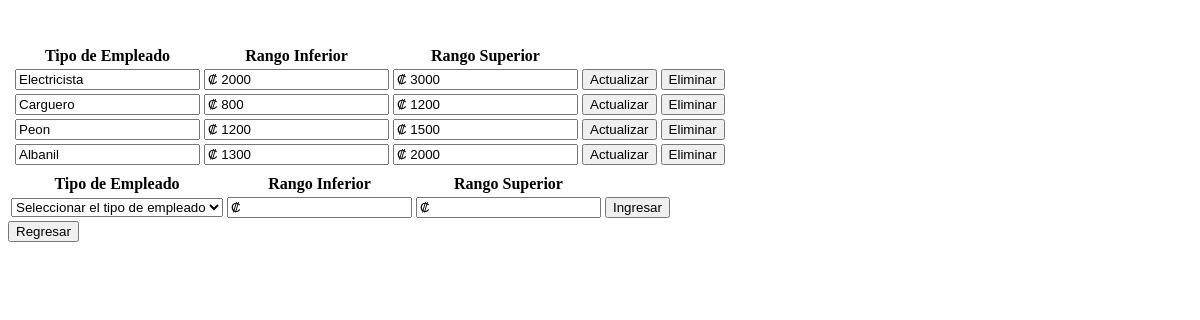
Page /view/EmpleadoTipoEmpleadoPagoRangoView.php on the earlier database version.
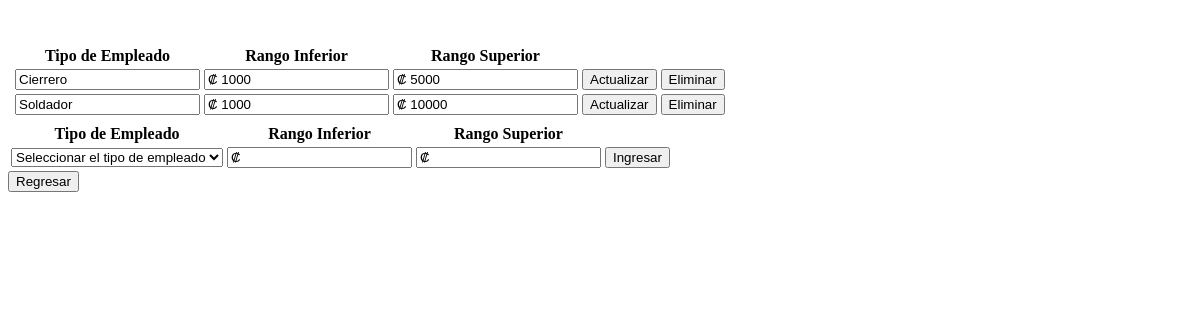
Same page on the later database version.
### tables this page shows
CREATE TABLE `tbempleadocostohorarango` (
  `tbempleadocostohorarangoid` int(11) NOT NULL,
  `tbempleadotipoid` int(11) NOT NULL,
  `tbempleadocostohorarangoinferior` decimal(10,0) NOT NULL,
  `tbempleadocostohorarangosuperior` decimal(10,0) NOT NULL
);

CREATE TABLE `tbempleadotipo` (
  `tbempleadotipoid` int(11) NOT NULL,
  `tbempleadotiponombre` text NOT NULL,
  `tbempleadotipodescripcion` text NOT NULL,
  `tbempleadotipoactivo` tinyint(4) NOT NULL,
  `tbempleadotiposalariobase` int(11) NOT NULL
);

### data/EmpleadoTipoEmpleadoPagoRangoData.php (called while the page is built, shortened)
<?php
include '../domain/EmpleadoTipoEmpleadoPagoRango.php';
class EmpleadoTipoEmpleadoPagoRangoData extends Data {
    public function getAllEmpleadoTipoEmpleadoPagoRango() {
        $conn = mysqli_connect($this->server, $this->user, $this->password, $this->db);
        $conn->set_charset('utf8');
        $querySelect = "SELECT * FROM tbempleadocostohorarango;";
        $result = mysqli_query($conn, $querySelect);
        $EmpleadoTipoEmpleadosPagoRango = [];
        while ($row = mysqli_fetch_array($result)) {
            $currentEmpleadoTipoEmpleadoPagoRango = new EmpleadoTipoEmpleadoPagoRango($row['tbempleadocostohorarangoid'], $row['tbempleadotipoid'], $row['tbempleadocostohorarangoinferior'], $row['tbempleadocostohorarangosuperior']);
            array_push($EmpleadoTipoEmpleadosPagoRango, $currentEmpleadoTipoEmpleadoPagoRango);
        }
        return $EmpleadoTipoEmpleadosPagoRango;
    }
}

### business/EmpleadoTipoEmpleadoPagoRangoBusiness.php (called while the page is built, shortened)
<?php
include '../data/EmpleadoTipoEmpleadoPagoRangoData.php';
class EmpleadoTipoEmpleadoPagoRangoBusiness {
    private $EmpleadoTipoEmpleadoPagoRangoData;
    public function EmpleadoTipoEmpleadoPagoRangoBusiness() {
        $this->EmpleadoTipoEmpleadoPagoRangoData = new EmpleadoTipoEmpleadoPagoRangoData();
    }
    public function getAllEmpleadoTipoEmpleadoPagoRango() {
        return $this->EmpleadoTipoEmpleadoPagoRangoData->getAllEmpleadoTipoEmpleadoPagoRango();
    }
}

### data/EmpleadoTipoData.php (called while the page is built, shortened)
<?php
class EmpleadoTipoData extends Data {
    public function getEmpleadoTipo($empleadoTipoId) {
        $conn = mysqli_connect($this->server, $this->user, $this->password, $this->db);
        $conn->set_charset('utf8');
        $querySelect = "SELECT * FROM tbempleadotipo WHERE tbempleadotipoid = ". $empleadoTipoId .";";
        $result = mysqli_query($conn, $querySelect);
        $tipoEmpleado = "";
        while ($row = mysqli_fetch_array($result)) {
            $tipoEmpleado = $row['tbempleadotiponombre'];
        }
        return $tipoEmpleado;
    }
}

### business/EmpleadoTipoBusiness.php (called while the page is built, shortened)
<?php
include '../data/EmpleadoTipoData.php';
class EmpleadoTipoBusiness {
    private $EmpleadoTipoData;
    public function EmpleadoTipoBusiness() {
        $this->EmpleadoTipoData = new EmpleadoTipoData();
    }
    public function getEmpleadoTipo($empleadoTipoId) {
        return $this->EmpleadoTipoData->getEmpleadoTipo($empleadoTipoId);
    }
}

### domain/EmpleadoTipoEmpleadoPagoRango.php (called while the page is built, shortened)
<?php
class EmpleadoTipoEmpleadoPagoRango {
    private $empleadoTipoId;
    private $empleadoTipoEmpleadoPagoRangoInferior;
    private $empleadoTipoEmpleadoPagoRangoSuperior;
    function EmpleadoTipoEmpleadoPagoRango($empleadoTipoEmpleadoPagoRangoId, $empleadoTipoId, $empleadoTipoEmpleadoPagoRangoInferior,$empleadoTipoEmpleadoPagoRangoSuperior) {
        $this->empleadoTipoId = $empleadoTipoId;
        $this->empleadoTipoEmpleadoPagoRangoInferior = $empleadoTipoEmpleadoPagoRangoInferior;
        $this->empleadoTipoEmpleadoPagoRangoSuperior = $empleadoTipoEmpleadoPagoRangoSuperior;
    }
    function getEmpleadoTipoId() {
        return $this->empleadoTipoId;
    }
    public function getEmpleadoTipoEmpleadoPagoRangoInferior() {
        return $this->empleadoTipoEmpleadoPagoRangoInferior;
    }
    function getEmpleadoTipoEmpleadoPagoRangoSuperior() {
        return $this->empleadoTipoEmpleadoPagoRangoSuperior;
    }
}

### view/EmpleadoTipoEmpleadoPagoRangoView.php (the view, shortened to what the changed rows need)
<!DOCTYPE html>
<html lang="en">
<head>
    <?php
    include '../business/EmpleadoTipoEmpleadoPagoRangoBusiness.php';
    include '../business/EmpleadoTipoBusiness.php';
    ?>
</head>
<body>
    <section id="form">
        <table>
            <tr>
                <th></th>
                <th>Tipo de Empleado</th>
                <th>Rango Inferior</th>
                <th>Rango Superior</th>
            </tr>
            <tbody id=buscar>
                <?php
                $EmpleadoTipoEmpleadoPagoRangoBusiness = new EmpleadoTipoEmpleadoPagoRangoBusiness();
                $EmpleadoTipoBusiness = new EmpleadoTipoBusiness();
                $allPagoRangoEmpleado = $EmpleadoTipoEmpleadoPagoRangoBusiness->getAllEmpleadoTipoEmpleadoPagoRango();
                foreach ($allPagoRangoEmpleado as $current) {
                    echo '<form method="post" enctype="multipart/form-data" action="../business/EmpleadoTipoEmpleadoPagoRangoAction.php">';
                    echo '<td><input type="text" hidden name="empleadotiporangoid" id="empleadotiporangoid" value="' . $current->getEmpleadoTipoEmpleadoPagoRangoId() . '"/></td>';
                    echo '<td><input type="text" readonly name="empleadotipoid" id="empleadotipoid" value="' . $EmpleadoTipoBusiness->getEmpleadoTipo($current->getEmpleadoTipoId()) . '"/></td>';
                    echo '<td><input type="text" data-mask  ="₡ #.##0,00" name="rangoinferior" id="rangoinferior" value="₡ ' . $current->getEmpleadoTipoEmpleadoPagoRangoInferior() . '"/></td>';
                    echo '<td><input type="text" data-mask  ="₡ #.##0,00" name="rangosuperior" id="rangosuperior" value="₡ ' . $current->getEmpleadoTipoEmpleadoPagoRangoSuperior() . '"/></td>';
                    echo '<td><input type="submit" value="Actualizar" name="actualiza" id="actualiza"/></td>';
                    echo '<td><button onclick="eliminarPagoRangoTipoEmpleado(' . $current->getEmpleadoTipoId() . ')">Eliminar</button></td>';
                    echo '</form>';
                }
                ?>
            </tbody>
            <table>
                <tr>
                    <th></th>
                </tr>
                <th>Tipo de Empleado</th>
                <th>Rango Inferior</th>
                <th>Rango Superior</th>
            </table>
        </table>
    </section>
</body>
</html>

Differences in the rows shown:
removed tbempleadocostohorarango: empleadotipoid "Peon", rangoinferior "₡ 1200", rangosuperior "₡ 1500"
removed tbempleadocostohorarango: empleadotipoid "Albanil", rangoinferior "₡ 1300", rangosuperior "₡ 2000"
changed tbempleadocostohorarango: empleadotipoid "Electricista" → "Cierrero"; rangoinferior "₡ 2000" → "₡ 1000"; rangosuperior "₡ 3000" → "₡ 5000"
changed tbempleadocostohorarango: empleadotipoid "Carguero" → "Soldador"; rangoinferior "₡ 800" → "₡ 1000"; rangosuperior "₡ 1200" → "₡ 10000"
